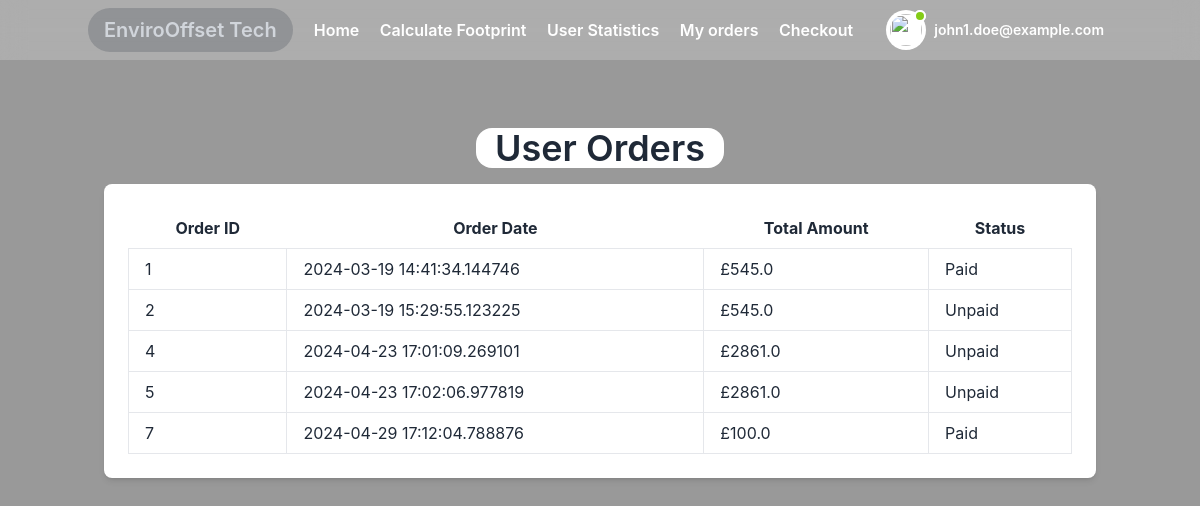
Screenshot of /user/orders (signed in) with the database file from the repository.
### main.py (models this page shows, shortened)
class User(db.Model):
    id=db.Column(db.Integer, primary_key=True)
    fname=db.Column(db.String(255), nullable=False)
    lname=db.Column(db.String(255), nullable=False)
    email=db.Column(db.String(255), nullable=False)
    password=db.Column(db.String(255), nullable=False)
    country=db.Column(db.String(255), nullable=False)
    total_contribution = db.Column(db.Float, default=None)
    total_carbon_offset = db.Column(db.Float, default=None)
    carbon_footprint = db.Column(db.Float, default=None)
    offset_under_neutral = db.Column(db.Float, default=None)

class Order(db.Model):
    id = db.Column(db.Integer, primary_key=True)
    user_id = db.Column(db.Integer, db.ForeignKey('user.id'), nullable=False)
    order_date = db.Column(db.DateTime, nullable=False)
    total_amount = db.Column(db.Float, nullable=False)
    is_Paid = db.Column(db.Integer, default=0, nullable=False)

### main.py (the view)
@app.route('/user/orders')
def user_orders():
    userId = session.get('user_id')
    user = User.query.get(userId)
    orders=Order().query.filter_by(user_id=userId)
    return render_template('user/orders.html', user_orders=orders, user=user)

### templates/user/orders.html (shortened to what this page needs)
<!DOCTYPE html>
<html lang="en">
<head>
    <link href="https://cdn.jsdelivr.net/npm/tailwindcss@2.2.19/dist/tailwind.min.css" rel="stylesheet">
    <link href="https://fonts.bunny.net/css?family=figtree:400,500,600&display=swap" rel="stylesheet" />
    <link href="https://unpkg.com/boxicons@2.1.4/css/boxicons.min.css" rel="stylesheet" />
    <link href="https://cdn.jsdelivr.net/npm/remixicon@3.5.0/fonts/remixicon.css" rel="stylesheet" />
    <link rel="stylesheet" href="{{ url_for('static', filename='styles/layout.css') }}" />
    <script src="https://cdn.tailwindcss.com"></script>
    <link href="https://cdn.jsdelivr.net/npm/tailwindcss@2.2.19/dist/tailwind.min.css" rel="stylesheet">
</head>
<body class="text-gray-800 font-inter bg-cover bg-fixed bg-center" style="background-image: linear-gradient(rgba(0, 0, 0, 0.4), rgba(0, 0, 0, 0.4)), url('{{ url_for('static', filename='images/SolarPanels.jpg') }}')">{% include 'user/navbar.html' %}
    <div class="blur-bg"></div>
    <main class="cpntent mx-auto md:mt-24 transition-all main">
<div class="">
    <div class="container mx-auto px-4 py-8">
        <h1 class="text-4xl font-semibold mb-4 text-center bg-white w-1/4 mx-auto rounded-2xl">User Orders</h1>
        <div class="bg-white rounded-lg shadow-md p-6">
            <table class="w-full">
                <thead>
                    <tr>
                        <th class="px-4 py-2">Order ID</th>
                        <th class="px-4 py-2">Order Date</th>
                        <th class="px-4 py-2">Total Amount</th>
                        <th class="px-4 py-2">Status</th>
                    </tr>
                </thead>
                <tbody>
                    {% for order in user_orders %}
                    <tr>
                        <td class="border px-4 py-2">{{ order.id }}</td>
                        <td class="border px-4 py-2">{{ order.order_date }}</td>
                        <td class="border px-4 py-2">£{{ order.total_amount }}</td>
                        <td class="border px-4 py-2">{% if order.is_Paid %}Paid{% else %}Unpaid{% endif %}</td>
                    </tr>
                    {% endfor %}
                </tbody>
            </table>
        </div>
    </div>
</div>
</main>
</body>
</html>

### templates/user/navbar.html (shortened to what this page needs)
<header class="bg-white bg-opacity-20 backdrop-blur-md absolute top-0 left-0 right-0 z-50" id="Home">
    <div class="container mx-auto flex items-center justify-between py-2">
        <div>
            <div
                class="font-semibold text-xl text-gray-300 bg-gray-800 bg-opacity-20 rounded-full px-4 py-2 hover:text-white hover:bg-black px-4">
                EnviroOffset Tech</div>
        </div>
        <div class="space-x-4">
            <a href="/user/home"
                class="font-semibold text-white hover:text-yellow-300 hover:border-b-2 border-yellow-300">Home</a>
            <a href="/user/upload_foot"
                class="font-semibold text-white hover:text-yellow-300 hover:border-b-2 border-yellow-300">Calculate Footprint</a>
            <a href="/user/statistics"
                class="font-semibold text-white hover:text-yellow-300 hover:border-b-2 border-yellow-300">User Statistics</a>
            <a href="/user/orders"
                class="font-semibold text-white hover:text-yellow-300 hover:border-b-2 border-yellow-300">My orders</a>
            <a href="/user/cart"
                class="font-semibold text-white hover:text-yellow-300 hover:border-b-2 border-yellow-300">Checkout</a>
        </div>
        <div class="dropdown ml-3">
            <button type="button" class="dropdown-toggle flex items-center">
                <div class="flex-shrink-0 w-10 h-10 relative">
                    <div class="p-1 bg-white rounded-full focus:outline-none focus:ring">
                        <img class="w-8 h-8 rounded-full" src="https://laravelui.spruko.com/tailwind/ynex/build/assets/images/faces/9.jpg" alt=""/>
                        <div class="top-0 left-7 absolute w-3 h-3 bg-lime-500 border-2 border-white rounded-full"></div>
                    </div>
                </div>
                <div class="p-2 md:block text-left">
                    {% if user %}
                    <h2 class="text-sm font-semibold text-white">{{user.email}}</h2>
                    {% else %}
                    <h2 class="text-sm font-semibold text-white">User</h2>
                    {% endif %}
                </div>
            </button>
        </div>
    </div>
</header>

### static/styles/layout.css (style rules this page uses)
html { line-height: 1.5; -webkit-text-size-adjust: 100%; -moz-tab-size: 4; -o-tab-size: 4; tab-size: 4; font-family: ui-sans-serif, system-ui, -apple-system, BlinkMacSystemFont, "Segoe UI", Roboto, "Helvetica Neue", Arial, "Noto Sans", sans-serif, "Apple Color Emoji", "Segoe UI Emoji", "Segoe UI Symbol", "Noto Color Emoji"; font-feature-settings: normal; font-variation-settings: normal; }
body { margin: 0; line-height: inherit; }
h1, h2, h3, h4, h5, h6 { font-size: inherit; font-weight: inherit; }
a { color: inherit; text-decoration: inherit; }
table { text-indent: 0; border-color: inherit; border-collapse: collapse; }
button, input, optgroup, select, textarea { font-family: inherit; font-feature-settings: inherit; font-variation-settings: inherit; font-size: 100%; font-weight: inherit; line-height: inherit; color: inherit; margin: 0; padding: 0; }
button, select { text-transform: none; }
button, [type='button'], [type='reset'], [type='submit'] { -webkit-appearance: button; background-color: transparent; background-image: none; }
blockquote, dl, dd, h1, h2, h3, h4, h5, h6, hr, figure, p, pre { margin: 0; }
button, [role="button"] { cursor: pointer; }
img, svg, video, canvas, audio, iframe, embed, object { display: block; vertical-align: middle; }
img, video { max-width: 100%; height: auto; }
.absolute { position: absolute; }
.relative { position: relative; }
.left-0 { left: 0px; }
.top-0 { top: 0px; }
.z-50 { z-index: 50; }
.mb-4 { margin-bottom: 1rem; }
.ml-3 { margin-left: 0.75rem; }
.flex { display: flex; }
.h-8 { height: 2rem; }
.w-8 { width: 2rem; }
.w-full { width: 100%; }
.items-center { align-items: center; }
.justify-between { justify-content: space-between; }
.rounded-full { border-radius: 9999px; }
.border { border-width: 1px; }
.bg-white { --tw-bg-opacity: 1; background-color: rgb(255 255 255 / var(--tw-bg-opacity)); }
.p-1 { padding: 0.25rem; }
.p-6 { padding: 1.5rem; }
.px-4 { padding-left: 1rem; padding-right: 1rem; }
.py-2 { padding-top: 0.5rem; padding-bottom: 0.5rem; }
.text-left { text-align: left; }
.font-inter { font-family: 'Inter', sans-serif; }
.text-sm { font-size: 0.875rem; line-height: 1.25rem; }
.text-xl { font-size: 1.25rem; line-height: 1.75rem; }
.font-semibold { font-weight: 600; }
.text-gray-300 { --tw-text-opacity: 1; color: rgb(209 213 219 / var(--tw-text-opacity)); }
.text-gray-800 { --tw-text-opacity: 1; color: rgb(31 41 55 / var(--tw-text-opacity)); }
.text-white { --tw-text-opacity: 1; color: rgb(255 255 255 / var(--tw-text-opacity)); }
.shadow-md { --tw-shadow: 0 4px 6px -1px rgb(0 0 0 / 0.1), 0 2px 4px -2px rgb(0 0 0 / 0.1); --tw-shadow-colored: 0 4px 6px -1px var(--tw-shadow-color), 0 2px 4px -2px var(--tw-shadow-color); box-shadow: var(--tw-ring-offset-shadow, 0 0 #0000), var(--tw-ring-shadow, 0 0 #0000), var(--tw-shadow); }
.transition-all { transition-property: all; transition-timing-function: cubic-bezier(0.4, 0, 0.2, 1); transition-duration: 150ms; }

### templates/user/orders.html (style rules this page uses)
.blur-bg { position: fixed; top: 0; left: 0; width: 100%; height: 100%; background-size: cover; backdrop-filter: blur(2px); z-index: -1; }

### rows the page displays
User: email "john1.doe@example.com"
Order: id "1", order_date "2024-03-19 14:41:34.144746", total_amount "545.0", is_Paid "Paid"
Order: id "2", order_date "2024-03-19 15:29:55.123225", total_amount "545.0", is_Paid "Unpaid"
Order: id "4", order_date "2024-04-23 17:01:09.269101", total_amount "2861.0", is_Paid "Unpaid"
Order: id "5", order_date "2024-04-23 17:02:06.977819", total_amount "2861.0", is_Paid "Unpaid"
Order: id "7", order_date "2024-04-29 17:12:04.788876", total_amount "100.0", is_Paid "Paid"
